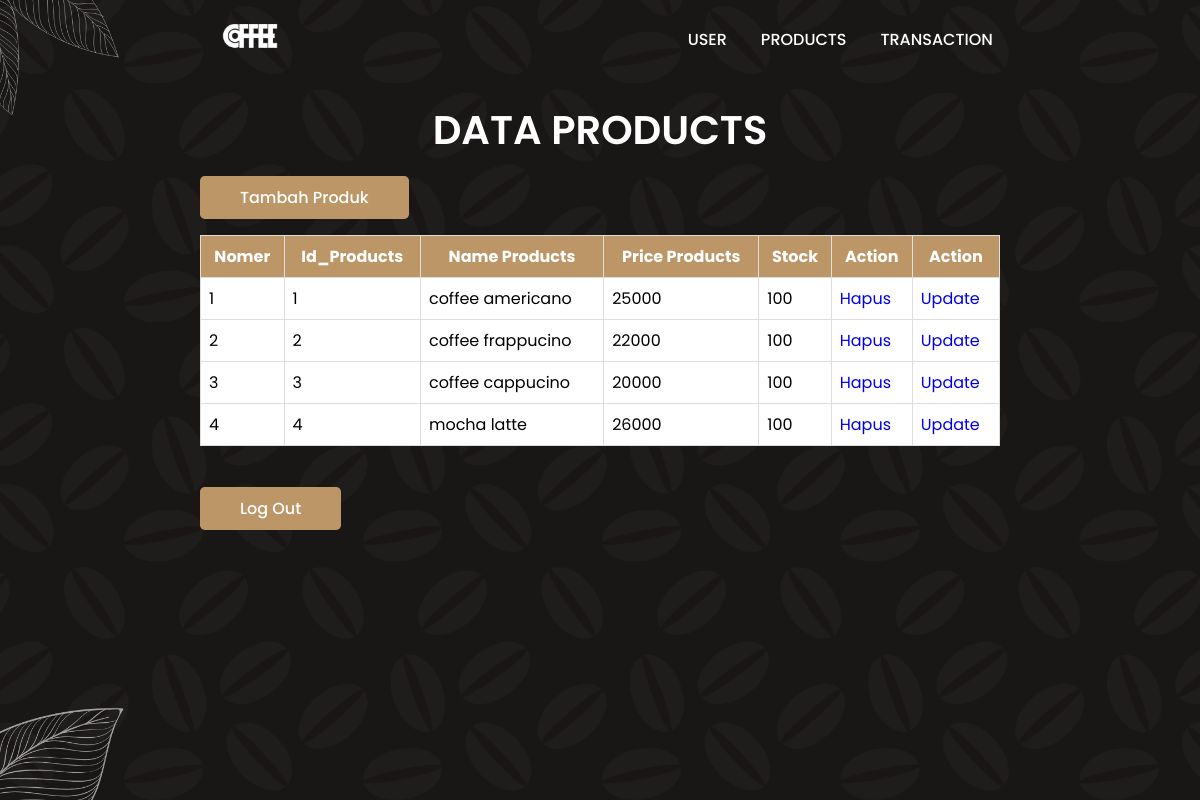
/admin/products.php, run on the app's committed database.
### tables this page shows
CREATE TABLE `products` (
  `id_produk` int(11) NOT NULL,
  `nama_produk` varchar(20) NOT NULL,
  `harga_produk` int(11) NOT NULL,
  `stock` int(11) NOT NULL
);

### admin/products.php (the view, shortened to what this page needs)
<!DOCTYPE html>
<html lang="en">
<head>
    <link rel="stylesheet" href="styleadmin.css">
</head>
<body>
    <header>
        <a href="#" class="logo">
            <img src="img/logo1.png" alt="">
        </a>
        <ul class="navbar">
            <li><a href="user.php">User</a></li>
            <li><a href="products.php">Products</a></li>
            <li><a href="transaction.php">transaction</a></li>
        </ul>
    </header>
    <section class="user">
    <h1 class="heading">Data Products</h1>
    <br>
        <a href="tambah_produk.php" class="btn">Tambah Produk</a>
        <br>
        <br>
        <table border="1" class="table">
            <tr>
                <th>Nomer</th>
                <th>Id_Products</th>
                <th>Name Products</th>
                <th>Price Products</th>
                <th>Stock</th>
                <th>Action</th>
                <th>Action</th>
            </tr>
            <?php
            include '../koneksi.php';
            $query_mysql = mysqli_query($mysqli, "SELECT * FROM products") or die(mysqli_error($mysqli));
            $nomor = 1;
            while($data = mysqli_fetch_array($query_mysql)) {
            ?>
            <tr>
                <td><?php echo $nomor++; ?></td>
                <td><?php echo $data['id_produk']; ?></td>
                <td><?php echo $data['nama_produk']; ?></td>
                <td><?php echo $data['harga_produk']; ?></td>
                <td><?php echo $data['stock']; ?></td>
                <td><a href="hapus_produk.php?id=<?php echo $data['id_produk']; ?>" class="btn-hapus">Hapus</a></td>
                <td><a href="update_produk.php?id=<?php echo $data['id_produk']; ?>" class="btn-update">Update</a></td>
            </tr>
            <?php } ?>
        </table>
        <br>
        <br>
    <a href="../index.php" class="btn">Log Out</a>
    </section>
</body>
</html>

### admin/styleadmin.css (style rules this page uses)
* { font-family: 'Poppins', sans-serif; margin: 0; padding: 0; box-sizing: border-box; scroll-padding-top: 4rem; scroll-behavior: smooth; list-style: none; text-decoration: none; }
:root { --main-color: #bc9667; --second-color: #edeae3; --text-color: #1b1b1b; --bg-color: #fff; --box-shadow: 2px 2px 10px 4px rgb(14 55 54 / 15%); }
section { padding: 100px 200px; }
header { position: fixed; width: 100%; top: 0; right: 0; z-index: 10000; display: flex; justify-content: space-around; align-items: center; padding: 18px 100px; transition: 0.5s linear; }
.logo img { width: 120px; }
.navbar { display: flex; }
.navbar a { padding: 8px 17px; color: var(--bg-color); font-size: 1rem; text-transform: uppercase; font-weight: 500; }
.user { width: 100%; min-height: 100vh; background: url(img/bg.png); background-repeat: no-repeat; background-size: cover; background-position: center; }
.heading { color: var(--bg-color); font-size: 40px; font-weight: 600; text-align: center; text-transform: uppercase; }
.table { width: 100%; border-collapse: collapse; background: var(--bg-color); background-size: cover; background-repeat: no-repeat; }
.table th, .table td { border: 1px solid #ddd; padding: 8px; }
.table th { background-color: var(--main-color); color: #fff; }
.btn { padding: 10px 40px; border-radius: 0.3rem; background: var(--main-color); color: var(--bg-color); font-weight: 500; }

### data on the page
products: id_produk "1", nama_produk "coffee americano", harga_produk "25000", stock "100"
products: id_produk "2", nama_produk "coffee frappucino", harga_produk "22000", stock "100"
products: id_produk "3", nama_produk "coffee cappucino", harga_produk "20000", stock "100"
products: id_produk "4", nama_produk "mocha latte", harga_produk "26000", stock "100"
